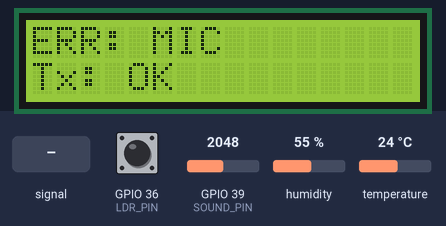
This sketch was run on a simulated ESP32. Shown: 16×2 character LCD. The inputs (shaded band) are chosen by the test bench; at power-on: GPIO 39 (SOUND_PIN) = 2048, GPIO 36 (LDR_PIN) HIGH, humidity 55 %, temperature 24 °C. Random numbers use the default seed unless the sketch sets one; no radio packets arrive unless stated.

Above: at 1.2 s.
1.3 s: GPIO 39 (SOUND_PIN) fed a 200 Hz sine of ±327 counts around its level
At 3.2 s:
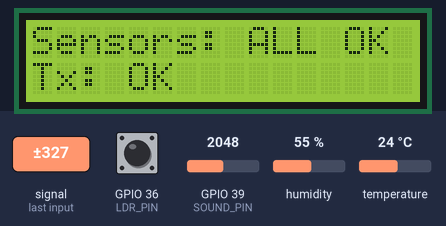
3.8 s: GPIO 39 (SOUND_PIN) set to 2866
At 5.4 s:
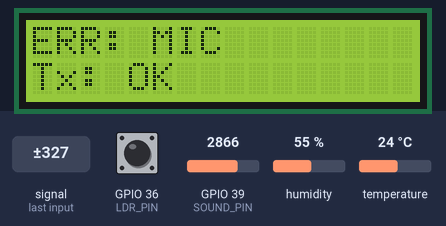
6.1 s: GPIO 39 (SOUND_PIN) set to 4062
8.1 s: GPIO 39 (SOUND_PIN) set to 4095
At 10.0 s:
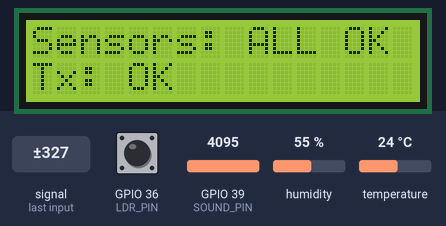
Timing chart, 0 to 11.5 s (numbered marks = the images above; inputs shaded):
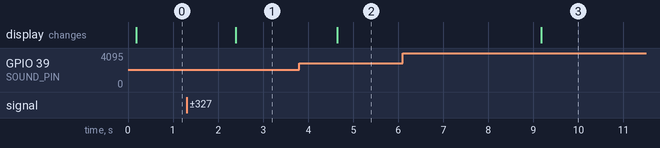

Measured:
- the behaviour switches between 4094 and 4095 on GPIO 39 (SOUND_PIN) (found by bisection; images 2 and 3)
- after the input at 1.3 s, the display: changes after 1.1 s (image 1)
- after the input at 3.8 s, the display: changes after 0.84 s (image 2)
- after the input at 6.1 s, every drawn part: stays the same
- after the input at 8.1 s, the display: changes after 1.1 s (image 3)

The sketch:

Multimodal_nRF_Board.ino
```cpp
#include <SPI.h>
#include <nRF24L01.h>
#include <RF24.h>
#include <DHT.h>
#include <Wire.h>
#include <LiquidCrystal_I2C.h>

#define CE_PIN 4
#define CSN_PIN 5
#define DHTPIN 13
#define LDR_PIN 36
#define SOUND_PIN 39
#define BUZZER_PIN 15

LiquidCrystal_I2C lcd(0x27, 16, 2);
RF24 radio(CE_PIN, CSN_PIN);
const byte address[6] = "1Node"; // ท่อของ R200
DHT dht(DHTPIN, DHT11);

typedef struct struct_message {
    char room[10]; float temp; float hum; int rawLight; int rawSound;
} __attribute__((packed)) struct_message;

// 🌟 Struct มีตัวแปร mockState รับคำสั่งจาก Gateway
typedef struct struct_cmd {
    char room[10]; bool ledState; bool mockState; bool resetMode; bool stopState;
} __attribute__((packed)) struct_cmd;

struct_message myData;
bool isAlarmOn = false;
bool isMocking = false; // สถานะการจำลอง
bool isStopped = false; // สถานะหยุดส่งข้อมูล

// 🌟 ตัวแปรเก็บค่าสะสมสำหรับโหมดจำลอง ให้ดูสมจริง
float mockTemp = 25.0;
float mockHum = 55.0;
int mockLight = 0;
unsigned long lastLightChange = 0; // จับเวลาการเปลี่ยนไฟ

void setup() {
    Serial.begin(115200);

    lcd.init(); lcd.backlight();
    lcd.setCursor(0, 0); lcd.print("Room: R200");
    lcd.setCursor(0, 1); lcd.print("Booting...");

    pinMode(BUZZER_PIN, OUTPUT); digitalWrite(BUZZER_PIN, LOW);
    dht.begin();
    pinMode(LDR_PIN, INPUT);
    if (radio.begin()) {
        radio.enableAckPayload();
        radio.enableDynamicPayloads();
        radio.setPALevel(RF24_PA_HIGH); // 🌟 ลดจาก MAX เป็น HIGH ลดปัญหาไฟตกตอนดึงกระแสส่ง
        radio.setDataRate(RF24_250KBPS);
        radio.setChannel(115); // 🌟 เปลี่ยนไปใช้ช่อง 115 ให้พ้นสัญญาณรบกวนของ WiFi 2.4GHz
        radio.openWritingPipe(address);
        radio.stopListening();
    } else {
        lcd.clear();
        lcd.setCursor(0, 0); lcd.print("SYS ERR: nRF24!");
        while(1);
    }
}

void loop() {
    strcpy(myData.room, "R200");

    // 🌟 เลือกว่าจะอ่านค่าจริง หรือสร้างค่าจำลอง
    if (isMocking) {
        // --- 🎭 โหมดจำลองข้อมูล (Mock Mode) ทุกเซนเซอร์! ---

        // 1. 🌡️ อุณหภูมิ: แกว่งทีละนิด (-0.5 ถึง +0.5)
        mockTemp += random(-5, 6) / 10.0;
        if (mockTemp < 22.0) mockTemp = 22.0;
        if (mockTemp > 30.0) mockTemp = 30.0;
        myData.temp = mockTemp;

        // 2. 💧 ความชื้น: แกว่งทีละนิด (-1.5 ถึง +1.5)
        mockHum += random(-15, 16) / 10.0;
        if (mockHum < 45.0) mockHum = 45.0;
        if (mockHum > 75.0) mockHum = 75.0;
        myData.hum = mockHum;

        // 3. 💡 แสง (LDR): สุ่มเปิด-ปิดไฟห้อง ทุกๆ 10 ถึง 30 วินาที
        if (millis() - lastLightChange > random(10000, 30000)) {
            mockLight = (mockLight == 0) ? 1 : 0; // สลับสถานะไฟ 0 กับ 1
            lastLightChange = millis();
        }
        myData.rawLight = mockLight;

        // 4. 🎤 เสียง (Sound): จำลองเหตุการณ์ในห้อง 3 ระดับ
        int soundEvent = random(0, 100);
        if (soundEvent > 95) {
            myData.rawSound = random(80, 120); // 5% เสียงเมษแว๊นรถ
        } else if (soundEvent > 80) {
            myData.rawSound = random(30, 40);  // 15% เสียงคนคุยกัน
        } else {
            myData.rawSound = random(10, 20);   // 80% เสียงแอร์ พัดลม นิ่งๆ
        }

    } else {
        // --- 📡 โหมดปกติ (อ่านเซนเซอร์จริง) ---
        myData.temp = dht.readTemperature();
        myData.hum = dht.readHumidity();
        myData.rawLight = !digitalRead(LDR_PIN); // แสง Digital (1=มีแสง, 0=มืดไม่มีไฟ)

        unsigned long start = millis(); unsigned int sMax = 0, sMin = 4095;
        while (millis() - start < 50) {
            int s = analogRead(SOUND_PIN);
            if (s < 4095) { if (s > sMax) sMax = s; if (s < sMin) sMin = s; }
        }
        myData.rawSound = sMax - sMin;
    }

    // เช็ค Error (ข้ามไปเลยถ้าอยู่ในโหมดจำลอง จะได้ไม่ฟ้อง Error ปลอม)
    bool dhtErr = false;
    bool micErr = false;
    if (!isMocking) {
        dhtErr = isnan(myData.temp) || isnan(myData.hum);
        micErr = (myData.rawSound == 0);
    }

    // โชว์สถานะบนจอ LCD
    lcd.clear();
    lcd.setCursor(0, 0);
    if (isStopped) lcd.print("Mode: STOPPED 🛑");
    else if (isMocking) lcd.print("Mode: MOCKING 🎭"); // 🌟 โชว์ชัดๆ ว่ากำลังจำลองค่าอยู่
    else if (!dhtErr && !micErr) lcd.print("Sensors: ALL OK");
    else {
        String errStr = "ERR:";
        if (dhtErr) errStr += " DHT";
        if (micErr) errStr += " MIC";
        lcd.print(errStr);
    }

    // ส่งข้อมูล
    lcd.setCursor(0, 1);

    bool allowSend = true;
    if (isStopped) {
        // โหมดหยุดส่ง: ส่งข้อมูลแค่ทุกๆ 5 วินาทีเพื่อเช็คคำสั่งกลับจาก Gateway
        static unsigned long lastPing = 0;
        if (millis() - lastPing > 5000) {
            lastPing = millis();
            allowSend = true;
        } else {
            allowSend = false;
        }
    }

    if (allowSend) {
        if (radio.write(&myData, sizeof(myData))) {
            lcd.print("Tx: OK ");

            // รับคำสั่งกลับจาก Gateway
            if (radio.isAckPayloadAvailable()) {
                struct_cmd cmd;
                radio.read(&cmd, sizeof(cmd));
                isAlarmOn = cmd.ledState;
                isMocking = cmd.mockState; // 🌟 รับคำสั่งเปิด/ปิด Mock จาก Gateway
                isStopped = cmd.stopState; // 🌟 รับคำสั่งให้หยุดส่งข้อมูล

                // 🌟 รับคำสั่ง Reset จาก Gateway
                if (cmd.resetMode) {
                    lcd.clear();
                    lcd.setCursor(0, 0); lcd.print("RESET CMD RCV");
                    delay(1000);
                    ESP.restart();
                }
            }
        } else {
            lcd.print("Tx: FAIL");
        }
    } else {
        lcd.print("Tx: STOP");
    }

    // โชว์สถานะ Alarm
    lcd.setCursor(11, 1);
    if (isAlarmOn) lcd.print("[ALM]");
    else lcd.print("     ");

    // --- ระบบเสียงเตือนภัย ---
    if (isAlarmOn) {
        for (int i = 0; i < 4; i++) { tone(BUZZER_PIN, 4000); delay(150); tone(BUZZER_PIN, 3000); delay(150); }
        noTone(BUZZER_PIN); digitalWrite(BUZZER_PIN, LOW);
        delay(800 + random(50, 100));
    } else {
        noTone(BUZZER_PIN); digitalWrite(BUZZER_PIN, LOW);
        delay(2000 + random(100, 300));
    }
}
```
